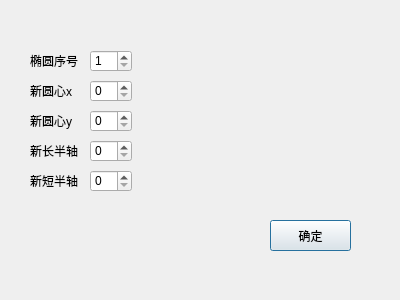
<?xml version="1.0" encoding="UTF-8"?>
<ui version="4.0">
 <class>changeellipseDialog</class>
 <widget class="QDialog" name="changeellipseDialog">
  <property name="geometry">
   <rect>
    <x>0</x>
    <y>0</y>
    <width>400</width>
    <height>300</height>
   </rect>
  </property>
  <property name="windowTitle">
   <string>Dialog</string>
  </property>
  <widget class="QLabel" name="label">
   <property name="geometry">
    <rect>
     <x>30</x>
     <y>50</y>
     <width>61</width>
     <height>21</height>
    </rect>
   </property>
   <property name="text">
    <string>椭圆序号</string>
   </property>
  </widget>
  <widget class="QLabel" name="label_2">
   <property name="geometry">
    <rect>
     <x>30</x>
     <y>80</y>
     <width>61</width>
     <height>21</height>
    </rect>
   </property>
   <property name="text">
    <string>新圆心x</string>
   </property>
  </widget>
  <widget class="QLabel" name="label_3">
   <property name="geometry">
    <rect>
     <x>30</x>
     <y>110</y>
     <width>61</width>
     <height>21</height>
    </rect>
   </property>
   <property name="text">
    <string>新圆心y</string>
   </property>
  </widget>
  <widget class="QLabel" name="label_4">
   <property name="geometry">
    <rect>
     <x>30</x>
     <y>140</y>
     <width>61</width>
     <height>21</height>
    </rect>
   </property>
   <property name="text">
    <string>新长半轴</string>
   </property>
  </widget>
  <widget class="QLabel" name="label_5">
   <property name="geometry">
    <rect>
     <x>30</x>
     <y>170</y>
     <width>61</width>
     <height>21</height>
    </rect>
   </property>
   <property name="text">
    <string>新短半轴</string>
   </property>
  </widget>
  <widget class="QSpinBox" name="spinBox">
   <property name="geometry">
    <rect>
     <x>90</x>
     <y>50</y>
     <width>42</width>
     <height>22</height>
    </rect>
   </property>
   <property name="minimum">
    <number>1</number>
   </property>
  </widget>
  <widget class="QSpinBox" name="spinBox_2">
   <property name="geometry">
    <rect>
     <x>90</x>
     <y>80</y>
     <width>42</width>
     <height>22</height>
    </rect>
   </property>
   <property name="maximum">
    <number>800</number>
   </property>
  </widget>
  <widget class="QSpinBox" name="spinBox_3">
   <property name="geometry">
    <rect>
     <x>90</x>
     <y>110</y>
     <width>42</width>
     <height>22</height>
    </rect>
   </property>
   <property name="maximum">
    <number>500</number>
   </property>
  </widget>
  <widget class="QSpinBox" name="spinBox_4">
   <property name="geometry">
    <rect>
     <x>90</x>
     <y>140</y>
     <width>42</width>
     <height>22</height>
    </rect>
   </property>
   <property name="maximum">
    <number>800</number>
   </property>
  </widget>
  <widget class="QSpinBox" name="spinBox_5">
   <property name="geometry">
    <rect>
     <x>90</x>
     <y>170</y>
     <width>42</width>
     <height>22</height>
    </rect>
   </property>
   <property name="maximum">
    <number>500</number>
   </property>
  </widget>
  <widget class="QPushButton" name="pushButton">
   <property name="geometry">
    <rect>
     <x>270</x>
     <y>220</y>
     <width>81</width>
     <height>31</height>
    </rect>
   </property>
   <property name="text">
    <string>确定</string>
   </property>
  </widget>
 </widget>
 <resources/>
 <connections/>
</ui>
